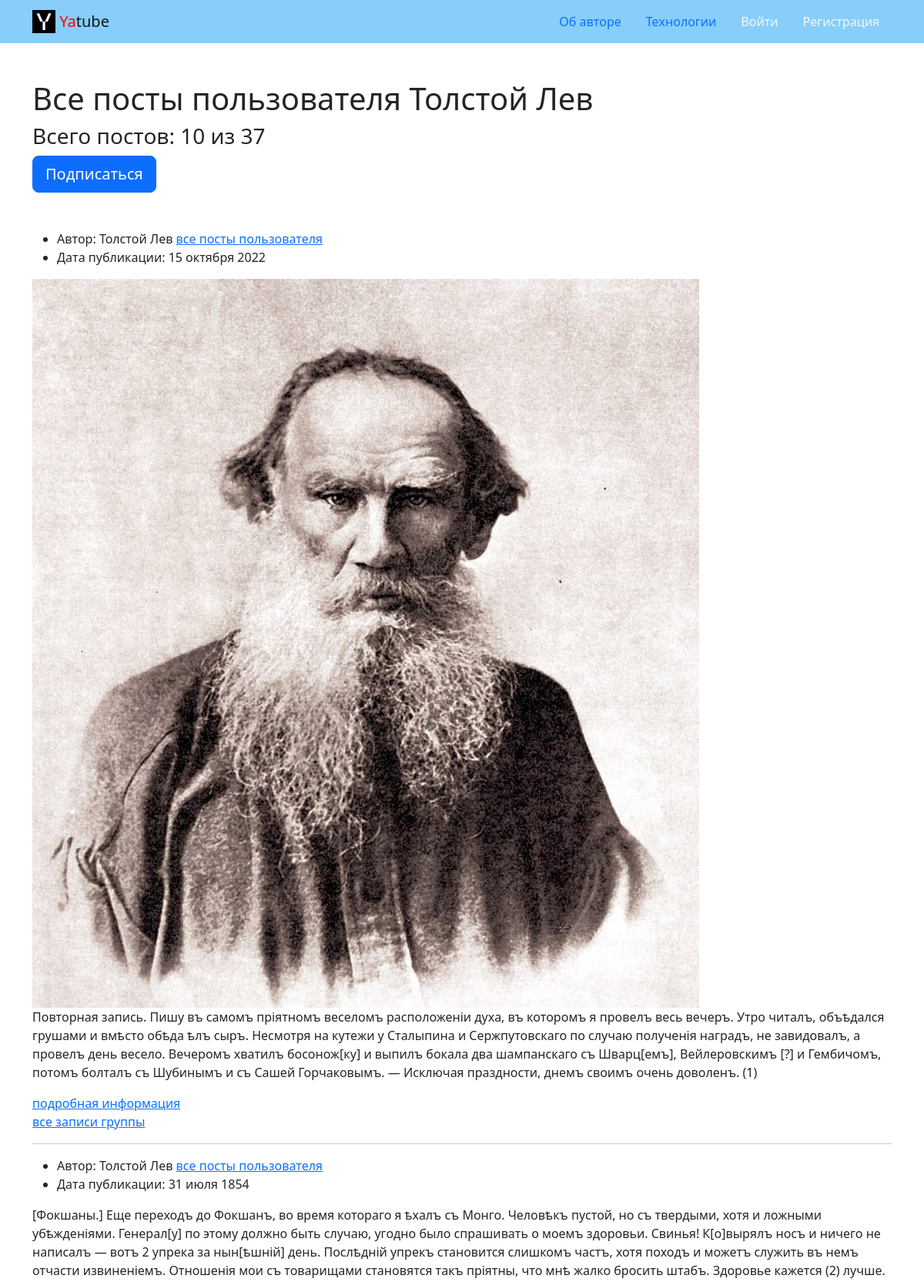
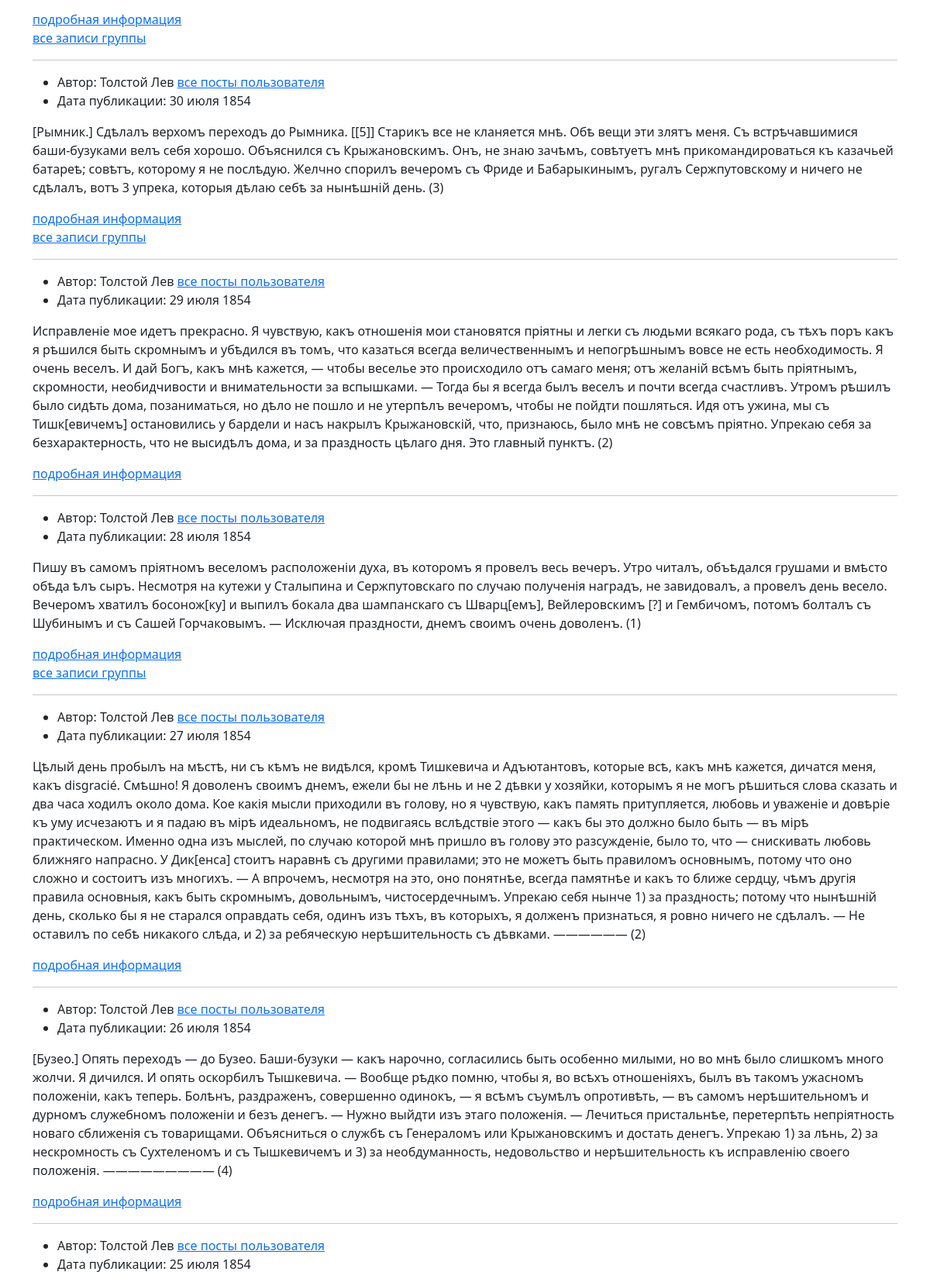
The page /profile/leo/ (upper part) on the database its author committed (2 pictures, top to bottom).
### posts/models.py (models this page shows, shortened)
class Post(models.Model):
    text = models.TextField(
        'Текст поста',
        help_text='Введите текст поста',
        blank=False)
    pub_date = models.DateTimeField(
        'Дата публикации',
        auto_now_add=True,
        db_index=True)
    author = models.ForeignKey(
        User,
        on_delete=models.CASCADE,
        verbose_name='Автор',
        related_name='posts',
    )
    group = models.ForeignKey(
        Group,
        on_delete=models.SET_NULL,
        blank=True,
        null=True,
        verbose_name='Группа',
        help_text='Группа, к которой будет относиться пост',
        related_name='posts',
    )
    image = models.ImageField(
        'Картинка',
        upload_to='posts/',
        blank=True
    )
    class Meta:
        ordering = ['-pub_date']
        verbose_name = 'Пост'
        verbose_name_plural = 'Посты'

### posts/views.py (the view)
# urls.py: path('profile/<str:username>/', views.profile, name='profile'),
def profile(request, username):
    template = 'posts/profile.html'
    author = get_object_or_404(User, username=username)
    author_posts = author.posts.select_related('group')
    following = request.user.is_authenticated and Follow.objects.filter(
        user__username=request.user, author=author).exists()
    context = {
        'author': author,
        'following': following,
    }
    context.update(paginator(author_posts, request))
    return render(request, template, context)

### core/context_processors/year.py (called while the page is built)
def year(request):
    return {
        "year": dt.datetime.today().year,
    }

### posts/views.py (called while the page is built)
def paginator(posts, request):
    paginator = Paginator(posts, settings.POSTS_LIMIT)
    page_number = request.GET.get('page')
    page_obj = paginator.get_page(page_number)
    return {
        'page_obj': page_obj
    }

### templates/posts/profile.html (shortened to what this page needs)
{% extends 'base.html' %}
{% block content %}
  <div class="mb-5">
    <h1>Все посты пользователя {{ author.last_name }} {{ author.first_name }}</h1>
    <h3>Всего постов: {{ page_obj.end_index }} из {{ page_obj.paginator.count }}</h3>
    {% if following %}
    <a
      class="btn btn-lg btn-light"
      href="{% url 'posts:profile_unfollow' author.username %}" role="button"
    >
      Отписаться
    </a>
  {% else %}
      <a
        class="btn btn-lg btn-primary"
        href="{% url 'posts:profile_follow' author.username %}" role="button"
      >
        Подписаться
      </a>
   {% endif %}
</div>
    {% for post in page_obj %}
    {% include 'includes/profile_post.html' %}
      <a href="{% url 'posts:post_detail' post.pk %}">подробная информация </a><br>
      {% if post.group %}
      <a href="{% url 'posts:group_list' post.group.slug %}">все записи группы</a>
      {% endif %}
      {% if not forloop.last %}<hr>{% endif %}
    {% endfor %}
    {% endblock %}

### templates/base.html (shortened to what this page needs)
<!DOCTYPE html>
<html lang="ru">
  <head>
    {% load static %}
    <link rel="stylesheet" href="{% static 'css/bootstrap.min.css' %}">
  </head>
  <body>
    <header>
      {% include 'includes/header.html' %}
    </header>
    <main>
      <div class="container py-5">
      {% block content %}
      {% endblock %}
      </div>
    </main>
  </body>
</html>

### templates/includes/header.html (shortened to what this page needs)
       {% load static %}
      <header>
        <nav class="navbar navbar-light" style="background-color: lightskyblue">
          <div class="container">
            <a class="navbar-brand" href="{% url 'posts:index' %}">
              <img src="{% static 'img/logo.png' %}" width="30" height="30" class="d-inline-block align-top" alt="">
              <span style="color:red">Ya</span>tube
            </a>
            {% with request.resolver_match.view_name as view_name %}
            <ul class="nav nav-pills">
              <li class="nav-item">
                <a class="nav-link
                "
                 href="{% url 'about:author' %}">Об авторе</a>
              </li>
              <li class="nav-item">
                <a class="nav-link
                "
                 href="{% url 'about:tech' %}">Технологии</a>
              </li>
              {% if user.is_authenticated %}
              <li class="nav-item">
                <a class="nav-link
                {% if view_name == 'posts:post_create'%}
                active
                {% endif %}"
                href="{% url 'posts:post_create' %}">Новая запись</a>
              </li>
              <li class="nav-item">
                <a class="nav-link link-light
                {% if view_name == 'users:password_change' %}
                active
                {% endif %}"
                href="{% url 'users:password_change' %}">Изменить пароль</a>
              </li>
              <li class="nav-item">
                <a class="nav-link link-light" href="{% url 'logout' %}">Выйти</a>
              </li>
              <li>
                Пользователь: {{ request.user }}
              </li>
              {% else %}
              <li class="nav-item">
                <a class="nav-link link-light
                "
                href="{% url 'users:login' %}">Войти</a>
              </li>
              <li class="nav-item">
                <a class="nav-link link-light
                "
                href="{% url 'users:signup' %}">Регистрация</a>
              </li>
              {% endif %}
              {% endwith %}
            </ul>
          </div>
        </nav>
      </header>

### templates/includes/profile_post.html
{% load thumbnail %}
<article>
    <ul>
      <li>
        Автор: {{ author.last_name }} {{ author.first_name }}
        <a href="{% url 'posts:profile' post.author.username %}">все посты пользователя</a>
      </li>
      <li>
        Дата публикации: {{ post.pub_date|date:"d E Y" }}
      </li>
    </ul>
    {% thumbnail post.image "960x339" crop="center" upscale=True as im %}
    <img src="{{ im.url }}" width="{{ im.width }}" height="{{ im.height }}">
    {% endthumbnail %}
  </article>
<p>{{ post.text }}</p>

### rows shown on the page
Post: pub_date "15 октября 2022", text "Повторная запись. Пишу въ самомъ пріятномъ веселомъ расположеніи духа, въ которомъ я провелъ весь вечеръ. Утро читалъ, объѣдался грушами и вмѣсто обѣда ѣлъ сыръ. Несмотря на кутежи у Сталыпина и Сержпутовскаго по случаю полученія наградъ, не завидовалъ, а провелъ день весело. Вечеромъ хватилъ босонож[ку] и выпилъ бокала два шампанскаго съ Шварц[емъ], Вейлеровскимъ [?] и Гембичомъ, потомъ болталъ съ Шубинымъ и съ Сашей Горчаковымъ. — Исключая праздности, днемъ своимъ очень доволенъ. (1)", shows "все записи группы"
Post: pub_date "31 июля 1854", text "[Фокшаны.] Еще переходъ до Фокшанъ, во время котораго я ѣхалъ съ Монго. Человѣкъ пустой, но съ твердыми, хотя и ложными убѣжденіями. Генерал[у] по этому должно быть случаю, угодно было спрашивать о моемъ здоровьи. Свинья! К[о]вырялъ носъ и ничего не написалъ — вотъ 2 упрека за нын[ѣшній] день. Послѣдній упрекъ становится слишкомъ частъ, хотя походъ и можетъ служить въ немъ отчасти извиненіемъ. Отношенія мои съ товарищами становятся такъ пріятны, что мнѣ жалко бросить штабъ. Здоровье кажется (2) лучше.", shows "все записи группы"
Post: pub_date "30 июля 1854", text "[Рымник.] Сдѣлалъ верхомъ переходъ до Рымника. [[5]] Старикъ все не кланяется мнѣ. Обѣ вещи эти злятъ меня. Съ встрѣчавшимися баши-бузуками велъ себя хорошо. Объяснился съ Крыжановскимъ. Онъ, не знаю зачѣмъ, совѣтуетъ мнѣ прикомандироваться къ казачьей батареѣ; совѣтъ, которому я не послѣдую. Желчно спорилъ вечеромъ съ Фриде и Бабарыкинымъ, ругалъ Сержпутовскому и ничего не сдѣлалъ, вотъ 3 упрека, которыя дѣлаю себѣ за нынѣшній день. (3)", shows "все записи группы"
Post: pub_date "29 июля 1854", text "Исправленіе мое идетъ прекрасно. Я чувствую, какъ отношенія мои становятся пріятны и легки съ людьми всякаго рода, съ тѣхъ поръ какъ я рѣшился быть скромнымъ и убѣдился въ томъ, что казаться всегда величественнымъ и непогрѣшнымъ вовсе не есть необходимость. Я очень веселъ. И дай Богъ, какъ мнѣ кажется, — чтобы веселье это происходило отъ самаго меня; отъ желаній всѣмъ быть пріятнымъ, скромности, необидчивости и внимательности за вспышками. — Тогда бы я всегда былъ веселъ и почти всегда счастливъ. Утромъ рѣшилъ было сидѣть дома, позаниматься, но дѣло не пошло и не утерпѣлъ вечеромъ, чтобы не пойдти пошляться. Идя отъ ужина, мы съ Тишк[евичемъ] остановились у бардели и насъ накрылъ…"
Post: pub_date "28 июля 1854", text "Пишу въ самомъ пріятномъ веселомъ расположеніи духа, въ которомъ я провелъ весь вечеръ. Утро читалъ, объѣдался грушами и вмѣсто обѣда ѣлъ сыръ. Несмотря на кутежи у Сталыпина и Сержпутовскаго по случаю полученія наградъ, не завидовалъ, а провелъ день весело. Вечеромъ хватилъ босонож[ку] и выпилъ бокала два шампанскаго съ Шварц[емъ], Вейлеровскимъ [?] и Гембичомъ, потомъ болталъ съ Шубинымъ и съ Сашей Горчаковымъ. — Исключая праздности, днемъ своимъ очень доволенъ. (1)", shows "все записи группы"
Post: pub_date "27 июля 1854", text "Цѣлый день пробылъ на мѣстѣ, ни съ кѣмъ не видѣлся, кромѣ Тишкевича и Адъютантовъ, которые всѣ, какъ мнѣ кажется, дичатся меня, какъ disgracié. Смѣшно! Я доволенъ своимъ днемъ, ежели бы не лѣнь и не 2 дѣвки у хозяйки, которымъ я не могъ рѣшиться слова сказать и два часа ходилъ около дома. Кое какія мысли приходили въ голову, но я чувствую, какъ память притупляется, любовь и уваженіе и довѣріе къ уму исчезаютъ и я падаю въ мірѣ идеальномъ, не подвигаясь вслѣдствіе этого — какъ бы это должно было быть — въ мірѣ практическом. Именно одна изъ мыслей, по случаю которой мнѣ пришло въ голову это разсужденіе, было то, что — снискивать любовь ближняго напрасно. У Дик[енса] стоитъ наравнѣ съ другими…"
Post: pub_date "26 июля 1854", text "[Бузео.] Опять переходъ — до Бузео. Баши-бузуки — какъ нарочно, согласились быть особенно милыми, но во мнѣ было слишкомъ много жолчи. Я дичился. И опять оскорбилъ Тышкевича. — Вообще рѣдко помню, чтобы я, во всѣхъ отношеніяхъ, былъ въ такомъ ужасномъ положеніи, какъ теперь. Болѣнъ, раздраженъ, совершенно одинокъ, — я всѣмъ съумѣлъ опротивѣть, — въ самомъ нерѣшительномъ и дурномъ служебномъ положеніи и безъ денегъ. — Нужно выйдти изъ этаго положенія. — Лечиться пристальнѣе, перетерпѣть непріятность новаго сближенія съ товарищами. Объясниться о службѣ съ Генераломъ или Крыжановскимъ и достать денегъ. Упрекаю 1) за лѣнь, 2) за нескромность съ Сухтеленомъ и съ Тышкевичемъ и 3) за…"
Post: pub_date "25 июля 1854"

### other values the page prints
{{ author.last_name }} "Толстой"
{{ author.first_name }} "Лев"
{{ page_obj.end_index }} "10"
{{ page_obj.paginator.count }} "37"
